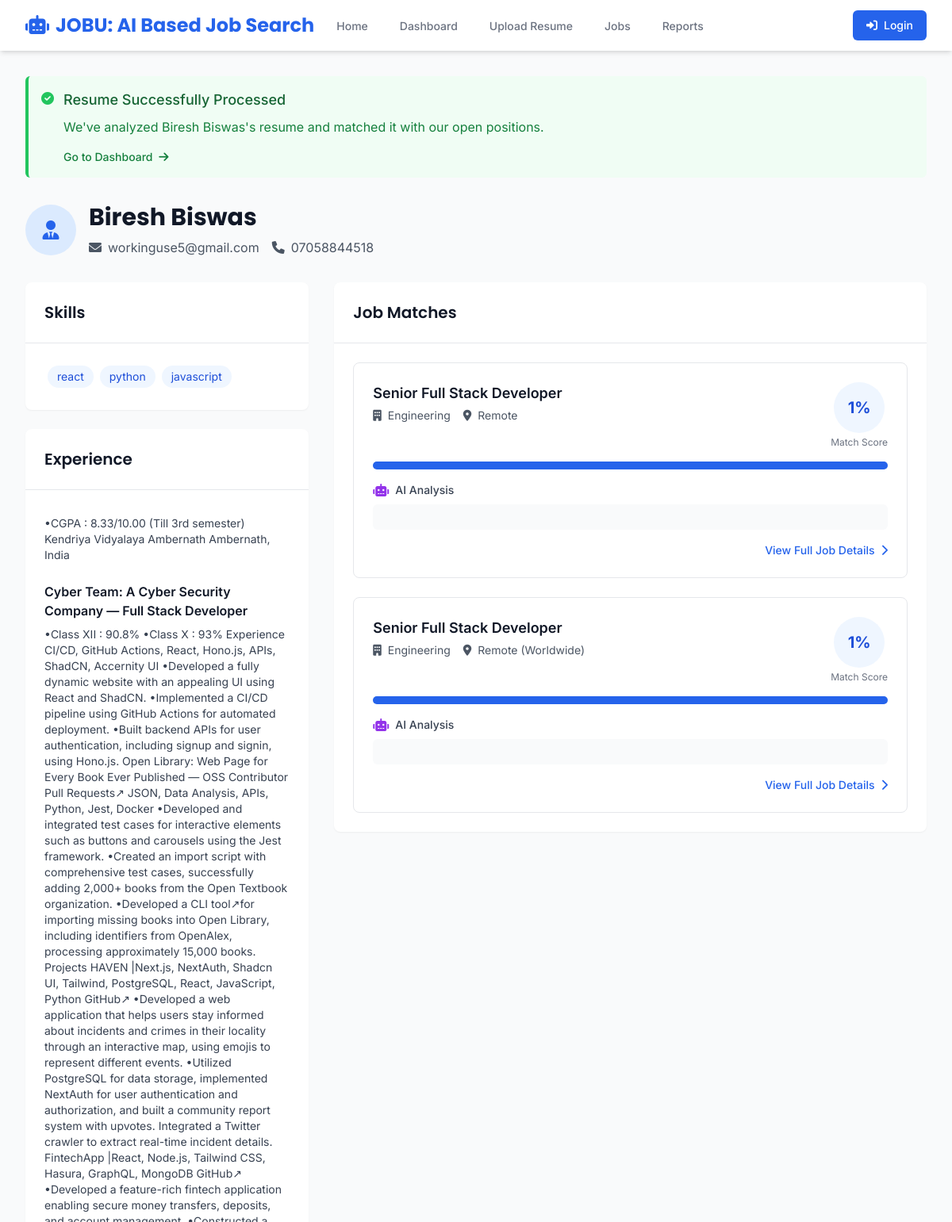
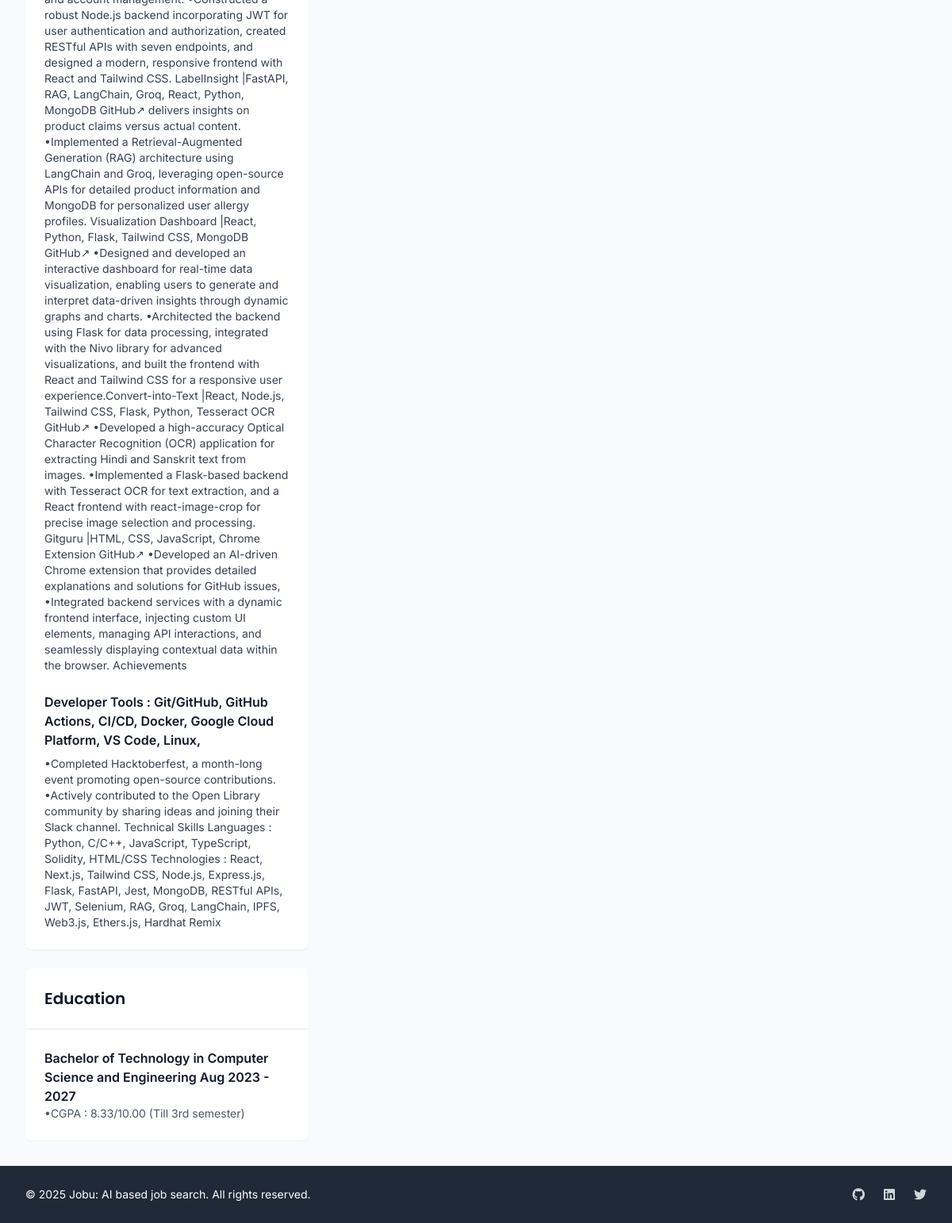
The app's page /resume-results/workinguse5@gmail.com with its own data (2 pictures, top to bottom).
### models.py (models this page shows)
class Candidate(db.Model):
    __tablename__ = 'candidates'
    id = db.Column(db.Integer, primary_key=True)
    name = db.Column(db.String(100), nullable=False)
    email = db.Column(db.String(120), unique=True, nullable=False)
    phone = db.Column(db.String(20))
    resume_path = db.Column(db.String(255))
    skills = db.Column(JSONEncodedDict)
    experience = db.Column(JSONEncodedDict)
    education = db.Column(JSONEncodedDict)
    created_at = db.Column(db.DateTime, default=datetime.utcnow)
    updated_at = db.Column(db.DateTime, default=datetime.utcnow, onupdate=datetime.utcnow)
    applications = db.relationship('Application', backref='candidate', lazy=True)

class Application(db.Model):
    __tablename__ = 'applications'
    id = db.Column(db.Integer, primary_key=True)
    candidate_id = db.Column(db.Integer, db.ForeignKey('candidates.id'), nullable=False)
    job_posting_id = db.Column(db.Integer, db.ForeignKey('job_postings.id'), nullable=False)
    match_score = db.Column(db.Float)  # AI-generated match score
    status = db.Column(db.String(20), default='pending')  # pending, reviewed, shortlisted, rejected
    ai_feedback = db.Column(JSONEncodedDict)  # AI-generated feedback and analysis
    created_at = db.Column(db.DateTime, default=datetime.utcnow)
    updated_at = db.Column(db.DateTime, default=datetime.utcnow, onupdate=datetime.utcnow)

class JobPosting(db.Model):
    __tablename__ = 'job_postings'
    id = db.Column(db.Integer, primary_key=True)
    title = db.Column(db.String(100), nullable=False)
    department = db.Column(db.String(50))
    location = db.Column(db.String(100))
    description = db.Column(db.Text)
    requirements = db.Column(JSONEncodedDict)  # Required skills, experience, etc.
    salary_range = db.Column(db.String(50))
    status = db.Column(db.String(20), default='active')
    created_at = db.Column(db.DateTime, default=datetime.utcnow)
    updated_at = db.Column(db.DateTime, default=datetime.utcnow, onupdate=datetime.utcnow)
    applications = db.relationship('Application', backref='job_posting', lazy=True)

### app.py (the view)
@app.route('/resume-results/<string:email>')
def resume_results(email):
    candidate = Candidate.query.filter_by(email=email).first_or_404()
    applications = db.session.query(
        Application, JobPosting
    ).join(
        JobPosting
    ).filter(
        Application.candidate_id == candidate.id
    ).order_by(
        Application.match_score.desc()
    ).all()
    experience_data = candidate.experience if candidate.experience else []
    education_data = candidate.education if candidate.education else []
    return render_template('resume_results.html',
                          candidate=candidate,
                          applications=applications,
                          experience=experience_data,
                          education=education_data)

### models.py (called while the page is built)
    def process_result_value(self, value, dialect):
        if value is None:
            return {}
        return json.loads(value)

### templates/resume_results.html (shortened to what this page needs)
{% extends "base.html" %}
{% block content %}
<div class="max-w-7xl mx-auto px-4 sm:px-6 lg:px-8 py-8">
    <div class="mb-8 bg-green-50 border-l-4 border-green-500 p-4 rounded-md">
        <div class="flex">
            <div class="flex-shrink-0">
                <i class="fas fa-check-circle text-green-500"></i>
            </div>
            <div class="ml-3">
                <h3 class="text-lg font-medium text-green-800">Resume Successfully Processed</h3>
                <p class="mt-2 text-green-700">
                    We've analyzed {{ candidate.name }}'s resume and matched it with our open positions.
                </p>
                <div class="mt-4">
                    <div class="flex space-x-3">
                        <a href="{{ url_for('dashboard') }}" class="text-sm font-medium text-green-700 hover:text-green-600">
                            Go to Dashboard <i class="fas fa-arrow-right ml-1"></i>
                        </a>
                    </div>
                </div>
            </div>
        </div>
    </div>
    <div class="mb-8">
        <div class="flex items-center mb-6">
            <div class="h-16 w-16 rounded-full bg-blue-100 flex items-center justify-center text-blue-600">
                <i class="fas fa-user-tie text-2xl"></i>
            </div>
            <div class="ml-4">
                <h1 class="text-3xl font-heading font-bold text-gray-900">{{ candidate.name }}</h1>
                <div class="flex mt-2 space-x-4 text-gray-600">
                    <div class="flex items-center">
                        <i class="fas fa-envelope mr-2"></i> {{ candidate.email }}
                    </div>
                    <div class="flex items-center">
                        <i class="fas fa-phone mr-2"></i> {{ candidate.phone }}
                    </div>
                </div>
            </div>
        </div>
    </div>
    <div class="grid grid-cols-1 lg:grid-cols-3 gap-8">
        <div>
            <div class="bg-white rounded-lg shadow-sm mb-6">
                <div class="p-6 border-b border-gray-200">
                    <h2 class="text-xl font-heading font-semibold text-gray-900">Skills</h2>
                </div>
                <div class="p-6">
                    <div class="flex flex-wrap">
                        {% for skill in candidate.skills %}
                        <span class="m-1 px-3 py-1 bg-blue-50 text-blue-700 rounded-full text-sm">{{ skill }}</span>
                        {% endfor %}
                    </div>
                </div>
            </div>
            <div class="bg-white rounded-lg shadow-sm mb-6">
                <div class="p-6 border-b border-gray-200">
                    <h2 class="text-xl font-heading font-semibold text-gray-900">Experience</h2>
                </div>
                <div class="p-6">
                    <div class="space-y-6">
                        {% for exp in experience %}
                        <div>
                            <h3 class="font-semibold text-gray-900">{{ exp.title }}</h3>
                            {% if exp.description %}
                            <div class="mt-2 text-sm text-gray-700">{{ exp.description }}</div>
                            {% endif %}
                        </div>
                        {% endfor %}
                    </div>
                </div>
            </div>
            <div class="bg-white rounded-lg shadow-sm">
                <div class="p-6 border-b border-gray-200">
                    <h2 class="text-xl font-heading font-semibold text-gray-900">Education</h2>
                </div>
                <div class="p-6">
                    <div class="space-y-6">
                        {% for edu in education %}
                        <div>
                            <h3 class="font-semibold text-gray-900">{{ edu.degree }}</h3>
                            <div class="text-sm text-gray-600">{{ edu.institution }}</div>
                        </div>
                        {% endfor %}
                    </div>
                </div>
            </div>
        </div>
        <div class="lg:col-span-2">
            <div class="bg-white rounded-lg shadow-sm">
                <div class="p-6 border-b border-gray-200">
                    <h2 class="text-xl font-heading font-semibold text-gray-900">Job Matches</h2>
                </div>
                <div class="p-6 space-y-6">
                    {% for application, job in applications %}
                    <div class="border border-gray-200 rounded-lg p-6 hover:border-blue-300 transition duration-300">
                        <div class="flex justify-between items-start">
                            <div>
                                <h3 class="text-lg font-semibold text-gray-900">{{ job.title }}</h3>
                                <div class="mt-1 flex space-x-4 text-gray-600 text-sm">
                                    {% if job.department %}
                                    <div class="flex items-center">
                                        <i class="fas fa-building mr-2"></i> {{ job.department }}
                                    </div>
                                    {% endif %}
                                    {% if job.location %}
                                    <div class="flex items-center">
                                        <i class="fas fa-map-marker-alt mr-2"></i> {{ job.location }}
                                    </div>
                                    {% endif %}
                                </div>
                            </div>
                            <div class="text-center">
                                <div class="inline-flex items-center justify-center w-16 h-16 rounded-full bg-blue-50 text-blue-700">
                                    <span class="text-xl font-bold">{{ "%.0f"|format(application.match_score) }}%</span>
                                </div>
                                <div class="mt-1 text-xs text-gray-500">Match Score</div>
                            </div>
                        </div>
                        <div class="mt-4">
                            <div class="w-full bg-gray-200 rounded-full h-2.5">
                                <div class="bg-blue-600 rounded-full h-2.5" style="width: '{{ application.match_score }}%'"></div>
                            </div>
                        </div>
                        {% if application.ai_feedback %}
                        <div class="mt-4">
                            <div class="mb-2 flex items-center">
                                <i class="fas fa-robot mr-2 text-purple-600"></i>
                                <span class="text-sm font-medium text-gray-700">AI Analysis</span>
                            </div>
                            <div class="p-4 bg-gray-50 rounded-md text-sm text-gray-700">
                            </div>
                        </div>
                        {% endif %}
                        <div class="mt-4 flex justify-end">
                            <a href="#" class="text-sm font-medium text-blue-600 hover:text-blue-500">
                                View Full Job Details <i class="fas fa-chevron-right ml-1"></i>
                            </a>
                        </div>
                    </div>
                    {% endfor %}
                </div>
            </div>
        </div>
    </div>
</div>
{% endblock %}

### templates/base.html (shortened to what this page needs)
<!DOCTYPE html>
<html lang="en">
<head>
    <script src="https://cdn.tailwindcss.com"></script>
    <link rel="stylesheet" href="https://cdnjs.cloudflare.com/ajax/libs/font-awesome/6.0.0-beta3/css/all.min.css">
</head>
<body class="font-body bg-gray-50 min-h-screen flex flex-col">
    <nav class="bg-white shadow-md">
        <div class="max-w-7xl mx-auto px-4 sm:px-6 lg:px-8">
            <div class="flex justify-between h-16">
                <div class="flex">
                    <div class="flex-shrink-0 flex items-center">
                        <a href="/" class="font-heading font-bold text-2xl text-blue-600">
                            <i class="fas fa-robot mr-2"></i>JOBU: AI Based Job Search
                        </a>
                    </div>
                    <div class="hidden sm:ml-6 sm:flex sm:space-x-8">
                        <a href="/" class="border-transparent text-gray-500 hover:border-blue-500 hover:text-gray-700 inline-flex items-center px-1 pt-1 border-b-2 text-sm font-medium">
                            Home
                        </a>
                        <a href="/dashboard" class="border-transparent text-gray-500 hover:border-blue-500 hover:text-gray-700 inline-flex items-center px-1 pt-1 border-b-2 text-sm font-medium">
                            Dashboard
                        </a>
                        <a href="/upload" class="border-transparent text-gray-500 hover:border-blue-500 hover:text-gray-700 inline-flex items-center px-1 pt-1 border-b-2 text-sm font-medium">
                            Upload Resume
                        </a>
                        <a href="/jobs" class="border-transparent text-gray-500 hover:border-blue-500 hover:text-gray-700 inline-flex items-center px-1 pt-1 border-b-2 text-sm font-medium">
                            Jobs
                        </a>
                        <a href="/report" class="border-transparent text-gray-500 hover:border-blue-500 hover:text-gray-700 inline-flex items-center px-1 pt-1 border-b-2 text-sm font-medium">
                            Reports
                        </a>
                    </div>
                </div>
                <div class="hidden sm:ml-6 sm:flex sm:items-center">
                    <a href="/login" class="inline-flex items-center px-4 py-2 border border-transparent text-sm font-medium rounded-md text-white bg-blue-600 hover:bg-blue-700 focus:outline-none focus:ring-2 focus:ring-offset-2 focus:ring-blue-500">
                        <i class="fas fa-sign-in-alt mr-2"></i>Login
                    </a>
                </div>
            </div>
        </div>
    </nav>
    <main class="flex-grow">
        {% block content %}{% endblock %}
    </main>
    <footer class="bg-gray-800 text-white">
        <div class="max-w-7xl mx-auto py-6 px-4 sm:px-6 lg:px-8">
            <div class="flex justify-between items-center">
                <div class="text-sm">
                    © 2025 Jobu: AI based job search. All rights reserved.
                </div>
                <div class="flex space-x-6">
                    <a href="#" class="text-gray-300 hover:text-white">
                        <i class="fab fa-github"></i>
                    </a>
                    <a href="#" class="text-gray-300 hover:text-white">
                        <i class="fab fa-linkedin"></i>
                    </a>
                    <a href="#" class="text-gray-300 hover:text-white">
                        <i class="fab fa-twitter"></i>
                    </a>
                </div>
            </div>
        </div>
    </footer>
</body>
</html>

### templates/base.html (style rules this page uses)
.font-heading { font-family: 'Poppins', sans-serif; }
.font-body { font-family: 'Inter', sans-serif; }

### records on screen
Candidate: name "Biresh Biswas", email "workinguse5@gmail.com", phone "07058844518"
Application: title "Senior Full Stack Developer", department "Engineering", location "Remote", match_score "1"
Application: title "Senior Full Stack Developer", department "Engineering", location "Remote (Worldwide)", match_score "1"

### other values on screen
{{ skill }} "react" "python" "javascript"
{{ exp.description }} "•CGPA : 8.33/10.00 (Till 3rd semester) Kendriya Vidyalaya Ambernath Ambernath, India"
{{ exp.title }} "Cyber Team: A Cyber Security Company — Full Stack Developer" "Developer Tools : Git/GitHub, GitHub Actions, CI/CD, Docker, Google Cloud Platform, VS Code, Linux,"
{{ edu.degree }} "Bachelor of Technology in Computer Science and Engineering Aug 2023 - 2027"
{{ edu.institution }} "•CGPA : 8.33/10.00 (Till 3rd semester)"
